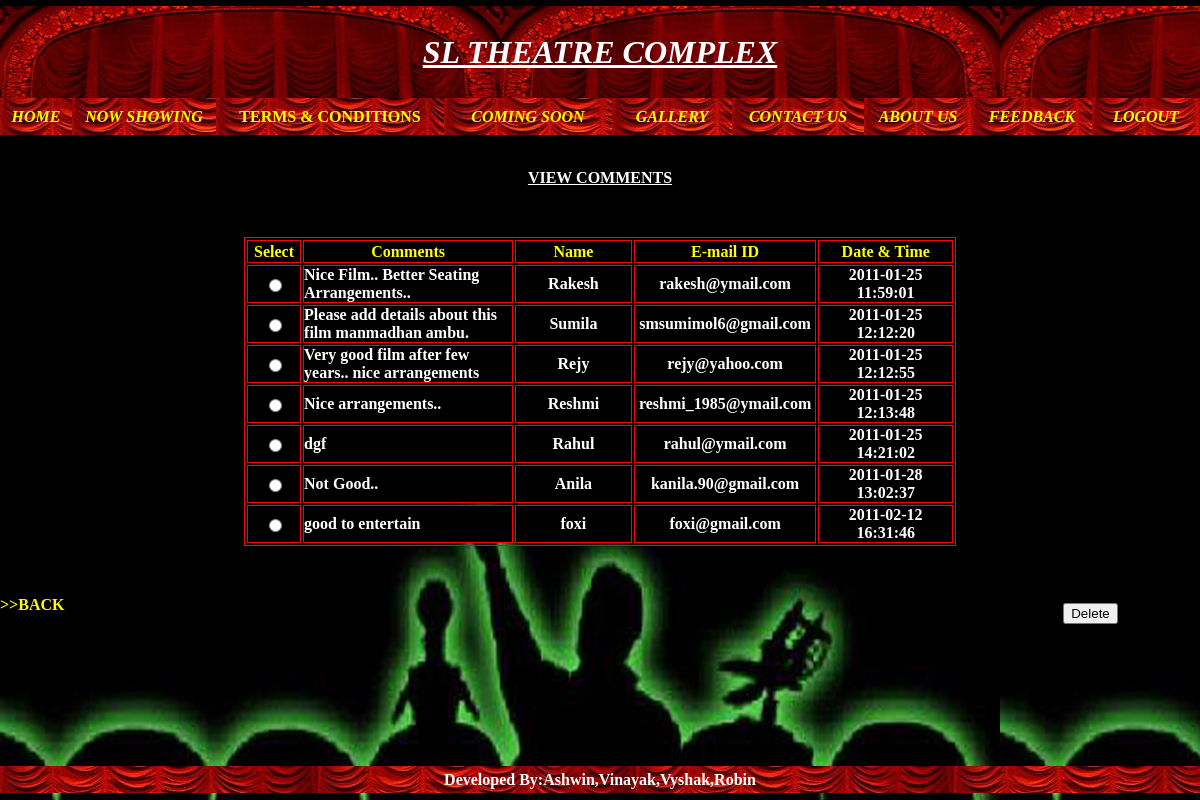
Screenshot of /viewcomments.php with the database file from the repository.
### tables this page shows
CREATE TABLE IF NOT EXISTS `comments` (
  `Id` int(25) NOT NULL AUTO_INCREMENT,
  `Emailid` varchar(25) NOT NULL,
  `Name` varchar(25) NOT NULL,
  `comments` varchar(50) NOT NULL,
  `Date` datetime NOT NULL,
  `showid` int(25) NOT NULL,
  PRIMARY KEY (`Id`)
);

### viewcomments.php (the view, shortened to what this page needs)
<!DOCTYPE html PUBLIC "-//W3C//DTD XHTML 1.0 Transitional//EN" "http://www.w3.org/TR/xhtml1/DTD/xhtml1-transitional.dtd">
<html xmlns="http://www.w3.org/1999/xhtml">
<head>
</head>
<body>
<form name="form1" method="post" action="commentdel.php">
<?php
$con=mysql_connect("localhost","root","");
    $qry="select *from comments";
    $res=mysql_query($qry,$con);
	?>
<div id="Layer1">
  <table width="100%" height="92" border="0" cellpadding="0" cellspacing="0">
    <tr>
      <td background="pic/curtains08-02-22.jpg" bgcolor="#E0DFE3"><div align="center" class="style1">
        <div align="center" class="style3 style8"><ins>SL THEATRE COMPLEX </ins></div>
      </div></td>
    </tr>
  </table>
  <table width="100%" height="37" border="0" cellpadding="0" cellspacing="0">
    <tr>
      <td width="6%" height="37" background="pic/CURTAIN.JPG" bgcolor="#E0DFE3"><div align="center" class="style2"><a href="admin_mainpage.php">HOME</a></div></td>
      <td width="12%" background="pic/CURTAIN.JPG" bgcolor="#E0DFE3"><div align="center" class="style6"><a href="nowshowing_admin.php">NOW SHOWING </a></div></td>
      <td width="19%" background="pic/CURTAIN.JPG" bgcolor="#E0DFE3"><div align="center"><a href="terms and conditions_admin.php"><strong>TERMS &amp; CONDITIONS </strong></a></div></td>
      <td width="14%" background="pic/CURTAIN.JPG" bgcolor="#E0DFE3"><div align="center" class="style6"><a href="comingsoon_admin.php">COMING SOON </a></div></td>
      <td width="10%" background="pic/CURTAIN.JPG" bgcolor="#E0DFE3"><div align="center" class="style6"><a href="gallery_admin.php">GALLERY</a><a href="ECoupon.php"></a></div></td>
      <td width="11%" background="pic/CURTAIN.JPG" bgcolor="#E0DFE3"><div align="center" class="style6"><a href="gallery.php"></a><a href="contactus_admin.php">CONTACT US</a></div></td>
      <td width="9%" background="pic/CURTAIN.JPG" bgcolor="#E0DFE3"><div align="center" class="style6"><a href="contactus.php"></a> <a href="aboutus_admin.php">ABOUT US</a></div></td>
      <td width="10%" background="pic/CURTAIN.JPG" bgcolor="#E0DFE3"><div align="center" class="style6"><a href="aboutus.php"></a> <a href="feedback_admin.php" class="style15">FEEDBACK</a></div></td>
      <td width="9%" background="pic/CURTAIN.JPG" bgcolor="#E0DFE3"><div align="center" class="style22"><a href="admin.php">LOGOUT</a></div></td>
    </tr>
  </table>
  <p align="center"><strong><span class="style8"><U>VIEW COMMENTS</U></span></strong></p>
  <p>&nbsp;</p>
  <table width="712" height="58" border="1" align="center" cellpadding="0" bordercolor="#FF0000">
    <tr>
      <td width="61" height="21"><div align="center" class="style7 style24">Select</div></td>
      <td width="283"><div align="center" class="style26">Comments</div></td>
      <td width="161"><div align="center" class="style26">Name</div></td>
      <td width="187"><div align="center" class="style26">E-mail ID </div></td>
      <td width="187"><div align="center" class="style24"><strong>Date &amp; Time</strong> </div></td>
    </tr>
    <?php while($row=mysql_fetch_array($res))
	{ ?>
    <tr>
      <td height="22" bgcolor="#000000"><div align="center">
          <input name="rid" type="radio" value="<?php echo $row['Id'];?>" />
      </div></td>
      <td bgcolor="#000000"><span class="style7"><?php echo $row['comments'];?></span></td>
      <td bgcolor="#000000"><div align="center" class="style7"><?php echo $row['Name'];?></div></td>
      <td bgcolor="#000000"><div align="center" class="style7"><?php echo $row['Emailid'];?></div></td>
      <td bgcolor="#000000"><div align="center" class="style7"><?php echo $row['Date'];?></div></td>
    </tr>
    <?php
	}
	?>
  </table>
  <p>&nbsp;</p>
  <table width="219" border="0" align="right">
    <tr>
      <td width="177" height="28" colspan="5" bgcolor="#000000">
        <div align="center">
          <input type="submit" name="Submit" value="Delete" />
        </div></td></tr>
  </table>
  <p class="style28"><a href="admin_mainpage.php">&gt;&gt;BACK</a></p>
  <p>&nbsp;</p>
  <p>&nbsp;</p>
  <p>&nbsp;</p>
  <p>&nbsp;</p>
  <table width="100%" height="27" border="0" cellpadding="0" cellspacing="0" background="pic/CURTAIN.JPG">
    <tr>
      <td><div align="center"><span class="style7">Developed By:Ashwin,Vinayak,Vyshak,Robin </span></div></td>
    </tr>
  </table>
</div>
</form>
</body>
</html>

### viewcomments.php (style rules this page uses)
.style1 { font-size: xx-large; font-weight: bold; font-style: italic; color: #9966FF; }
.style3 { color: #FFFFFF; font-family: Georgia, "Times New Roman", Times, serif; }
.style6 { color: #FFFF00; font-weight: bold; font-style: italic; }
a:link { color: #FFFF00; text-decoration: none; }
body { background-image: url(pic/nowshowings.JPG); }
.style7 { color: #FFFFFF; font-weight: bold; }
.style8 { color: #FFFFFF }
.style2 { color: #FFFF66; font-style: italic; font-weight: bold; }
.style24 { color: #FFFF00 }
.style26 { color: #FFFF00; font-weight: bold; }
.style28 { color: #0000FF; font-weight: bold; }
.style15 { font-family: "Times New Roman", Times, serif; font-style: italic; font-weight: bold; }
.style22 { color: #FFFF00; font-weight: bold; font-style: italic; font-family: "Times New Roman", Times, serif; }

### rows the page displays
comments: comments "Nice Film.. Better Seating Arrangements..", Name "Rakesh", Emailid "rakesh@ymail.com", Date "2011-01-25 11:59:01"
comments: comments "Please add details about this film manmadhan ambu.", Name "Sumila", Emailid "smsumimol6@gmail.com", Date "2011-01-25 12:12:20"
comments: comments "Very good film after few years.. nice arrangements", Name "Rejy", Emailid "rejy@yahoo.com", Date "2011-01-25 12:12:55"
comments: comments "Nice arrangements..", Name "Reshmi", Emailid "reshmi_1985@ymail.com", Date "2011-01-25 12:13:48"
comments: comments "dgf", Name "Rahul", Emailid "rahul@ymail.com", Date "2011-01-25 14:21:02"
comments: comments "Not Good..", Name "Anila", Emailid "kanila.90@gmail.com", Date "2011-01-28 13:02:37"
comments: comments "good to entertain", Name "foxi", Emailid "foxi@gmail.com", Date "2011-02-12 16:31:46"
